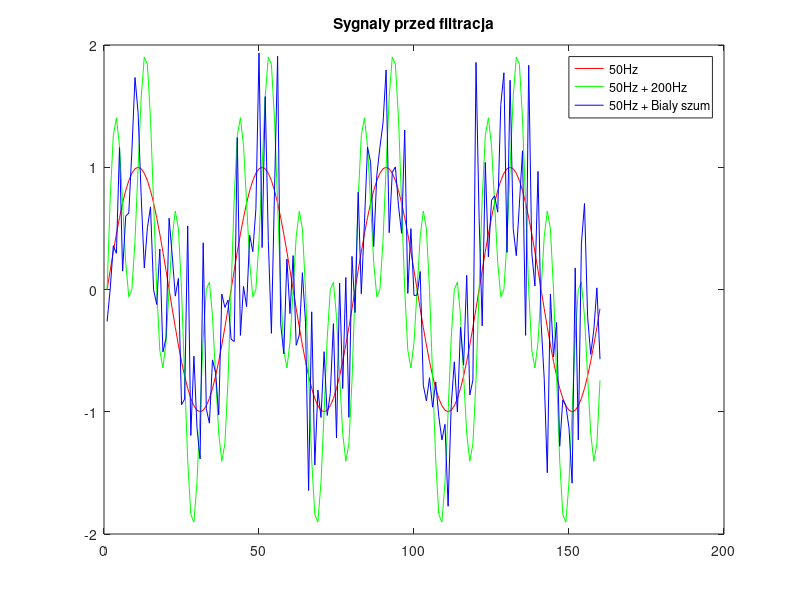
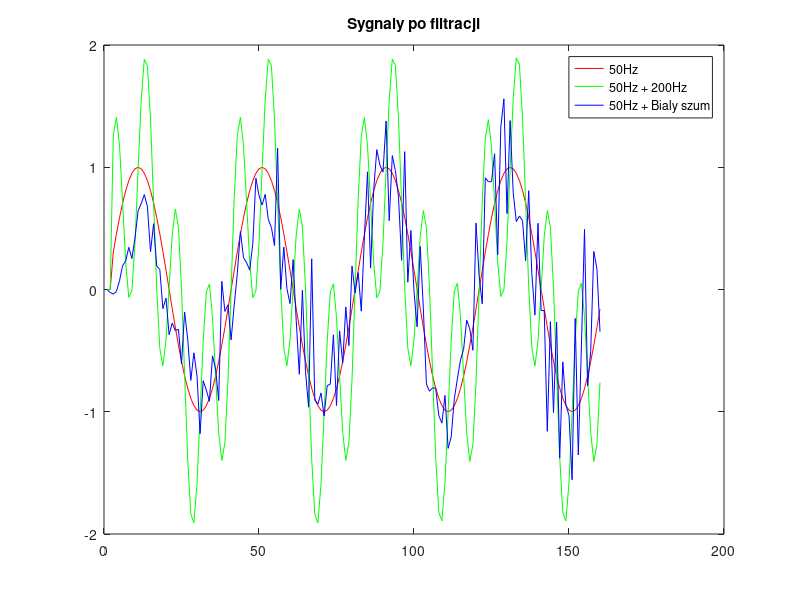
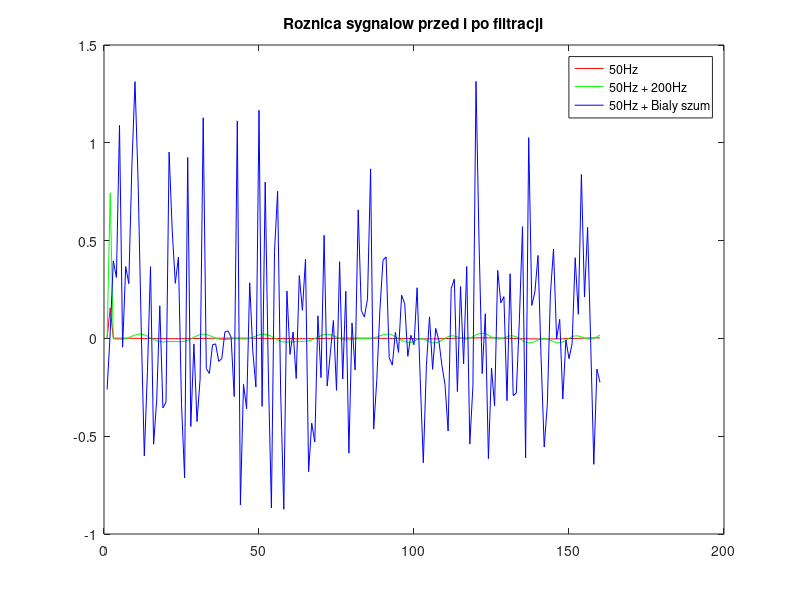

Reproduce these figures in MATLAB, in order.
 clear all;
 close all;

   fs = 2000;
   dt = 1/fs;
   StopTime = 0.08;
   t = (0:dt:StopTime-dt)';
   fc = 50;
   sinus = sin(2*pi*fc*t);
   fz = 200;
   temp = sin(2*pi*fz*t);
   sinus_zaburzony = sinus + temp;
   x = awgn(sinus, 5);              %dodanie szumu bialego do sinusa 50hz

plot(1:length(t),sinus,'-r',1:length(t),sinus_zaburzony,'-g',1:length(t),x,'-b')
title 'Sygnaly przed filtracja'
legend('50Hz','50Hz + 200Hz', '50Hz + Bialy szum')

a = lpc(sinus,100);
b = lpc(sinus_zaburzony,100);
c = lpc(x,100);


est_a = filter([0 -a(2:end)],1,sinus);
est_b = filter([0 -b(2:end)],1,sinus_zaburzony);
est_c = filter([0 -c(2:end)],1,x);

figure
plot(1:length(t),est_a,'-r',1:length(t),est_b,'-g',1:length(t),est_c,'-b')
title 'Sygnaly po filtracji'
legend('50Hz','50Hz + 200Hz', '50Hz + Bialy szum')

e = sinus-est_a;
f = sinus_zaburzony-est_b;
g = x-est_c;

figure
plot(1:length(t),e,'-r',1:length(t),f,'-g',1:length(t),g,'-b')
title 'Roznica sygnalow przed i po filtracji'
legend('50Hz','50Hz + 200Hz', '50Hz + Bialy szum')
